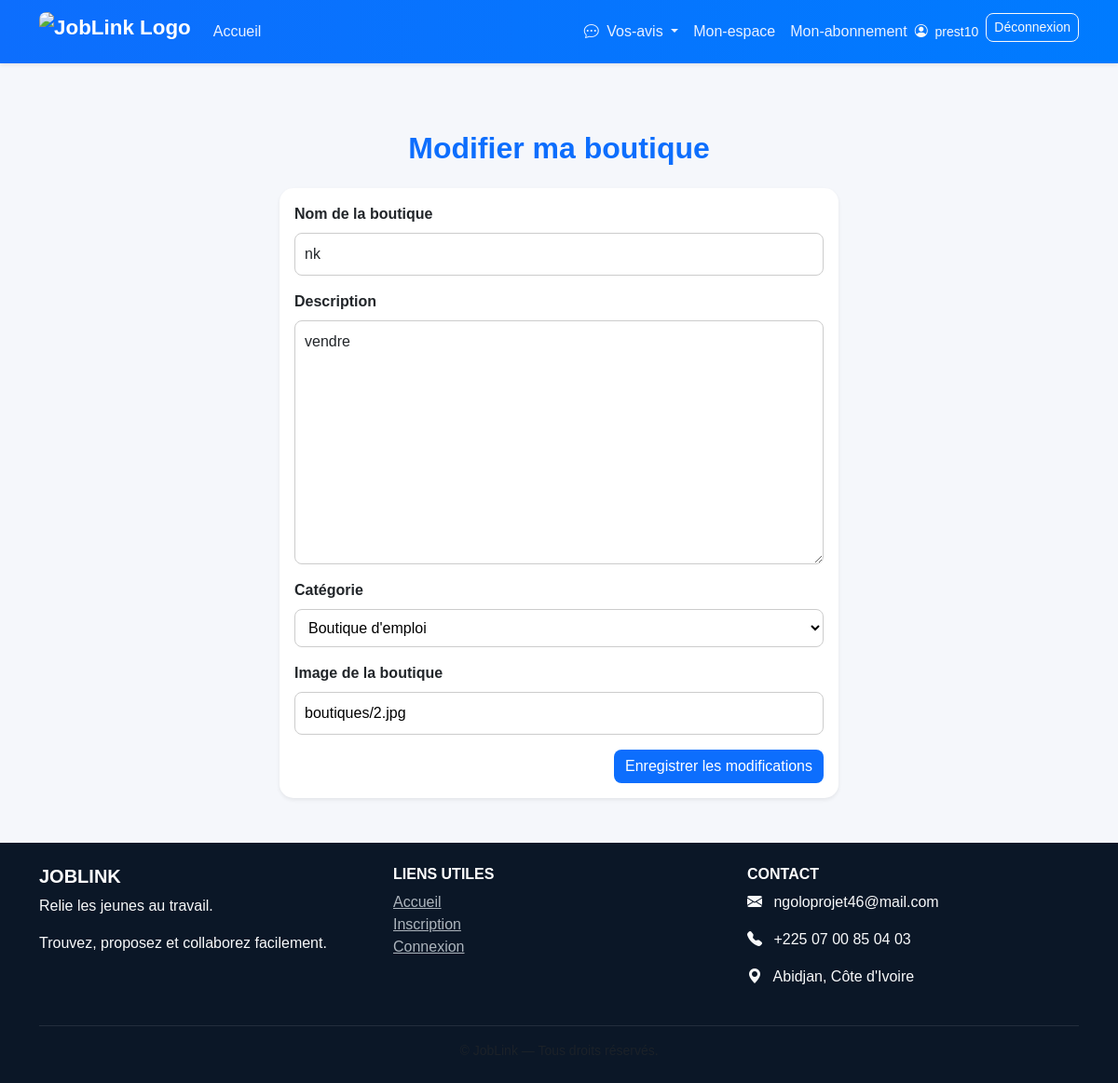
Before: /boutique/modifier/ (signed in) with the older database file.
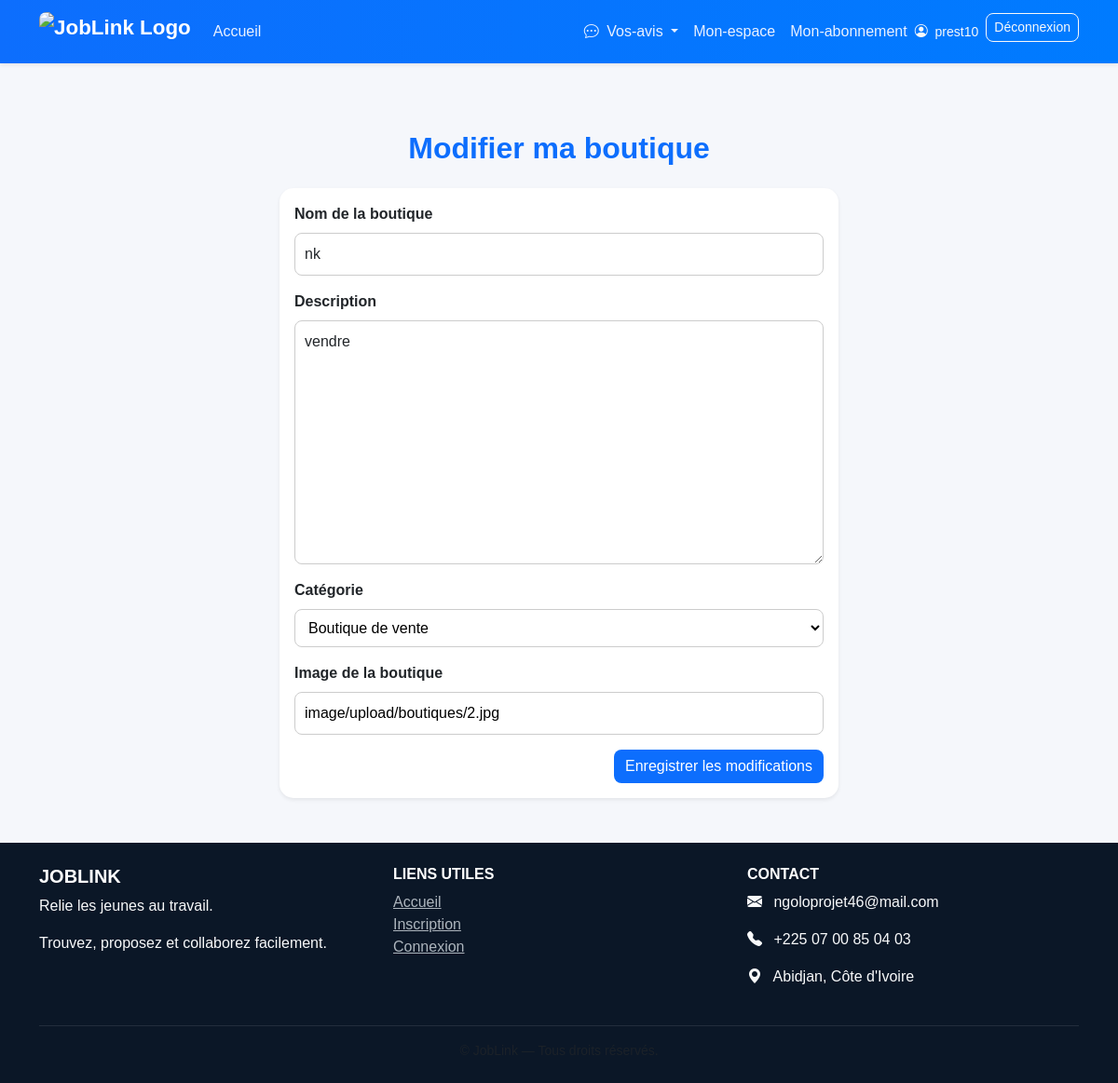
After: the same page with the newer database file.
### core/models.py (models this page shows, shortened)
class Boutique(models.Model):
    CATEGORIES = [
        ("emploi", "Boutique d'emploi"),
        ("vente", "Boutique de vente"),
    ]
    prestataire = models.OneToOneField(Prestataire, on_delete=models.CASCADE)
    nom = models.CharField(max_length=255)
    description = models.TextField()
    categorie = models.CharField(max_length=20, choices=CATEGORIES, default="emploi")
    image = CloudinaryField("image_boutique", blank=True, null=True)
    date_creation = models.DateTimeField(auto_now_add=True)

### core/views.py (the view)
# urls.py: path('boutique/modifier/', views.modifier_boutique, name='modifier_boutique'),
@login_required
def modifier_boutique(request):
    try:
        boutique = Boutique.objects.get(prestataire=request.user.prestataire)
    except Boutique.DoesNotExist:
        return redirect('creer_boutique')
    if request.method == 'POST':
        form = BoutiqueForm(request.POST, request.FILES, instance=boutique)
        if form.is_valid():
            form.save()
            return redirect('detail_boutique', boutique.id)
    else:
        form = BoutiqueForm(instance=boutique)
    return render(request, 'core/modifier_boutique.html', {'form': form})

### core/forms.py
class BoutiqueForm(forms.ModelForm):
    class Meta:
        model = Boutique
        fields = ['nom', 'description', 'categorie', 'image']
        widgets = {
            'nom': forms.TextInput(attrs={'class': 'form-control', 'placeholder': 'Nom de la boutique'}),
            'description': forms.Textarea(attrs={'class': 'form-control', 'placeholder': 'Description de la boutique'}),
        }

### core/templates/core/modifier_boutique.html (shortened to what this page needs)
{% extends 'base.html' %}
{% block content %}
<div class="container py-5">
    <h2 class="text-center mb-4 text-primary fw-bold">Modifier ma boutique</h2>
    <div class="card shadow-sm mx-auto" style="max-width: 600px;">
        <div class="card-body">
            <form method="POST" enctype="multipart/form-data">
                <div class="mb-3">
                    <label class="form-label fw-bold">Nom de la boutique</label>
                    {{ form.nom }}
                </div>
                <div class="mb-3">
                    <label class="form-label fw-bold">Description</label>
                    {{ form.description }}
                </div>
                <div class="mb-3">
                    <label class="form-label fw-bold">Catégorie</label>
                    {{ form.categorie }}
                </div>
                <div class="mb-3">
                    <label class="form-label fw-bold">Image de la boutique</label>
                    {{ form.image }}
                </div>
                <div class="text-end">
                    <button type="submit" class="btn btn-primary">
                        Enregistrer les modifications
                    </button>
                </div>
            </form>
        </div>
    </div>
</div>
{% endblock %}

Changed rows visible on the page:
changed Boutique "nk": categorie "Boutique d'emploi" → "Boutique de vente"; image "boutiques/2.jpg" → "image/upload/boutiques/2.jpg"
